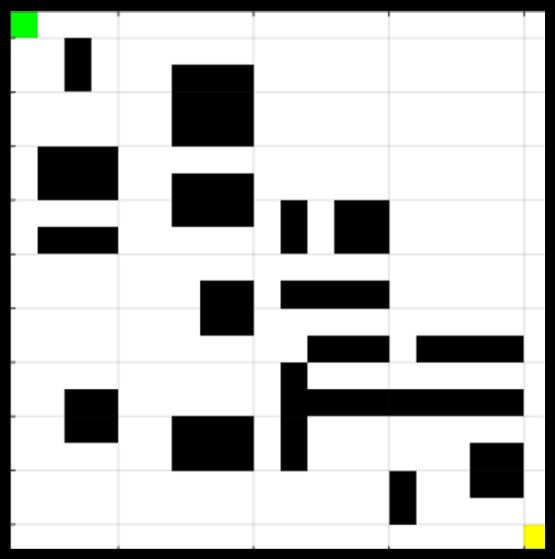
#> input picture map.png, 555 x 559 px
$ python 'A-star Path Planning.py'
#> lines starting #> are read from the running program, lines starting #| are printed output that depends on the picture; after the words box and inside, x2 and y2 are one past the last pixel; in counts of white or black regions, pixels touching at a corner belong together
import matplotlib.pyplot as plt
from heapq import *
import numpy as np
import time
import cv2

dir = [(0, 1), (1, 1), (1, 0), (-1, 0), (-1, -1), (0, -1), (1, -1), (-1, 1)]


def heuristic(a, b):  # a, b: 点  Form: 欧式距离
    return np.sqrt((a[0]-b[0])**2 + (a[1]-b[1])**2)
    # return abs(a[0] - b[0]) + abs(a[1] - b[1])


def Path_Planning(map, start, end):
    open_list = []
    close_list = []
    Father_map = {}
    G_map = {start: 0}
    F_map = {start: heuristic(start, end)}  # F = G + H

    heappush(open_list, (F_map[start], start))

    while open_list:
        node = heappop(open_list)[1]  # open_list中最优点
        if node == end:  # node即为终点，返回路径
            path = [node]
            while node in Father_map:
                node = Father_map[node]
                path.append(node)
            return path
        for i, j in dir:
            new_node = (node[0] + i, node[1] + j)
            if new_node[0]<0 or new_node[0]>=map.shape[0] or new_node[1]<0 or new_node[1]>=map.shape[1]:  #判断是否越界
                continue
            if map[new_node[0]][new_node[1]] == 1:  # 判断是否为障碍物
                continue
            if new_node in close_list:  # 判断是否在close_list中
                continue

            tmp_g = G_map[node] + heuristic(node, new_node)
            tmp_f = tmp_g + heuristic(new_node, end)
            if new_node not in [k[1] for k in open_list]:  # 新节点已经在open_list中
                G_map[new_node] = tmp_g
                F_map[new_node] = tmp_f
                heappush(open_list, (F_map[new_node], new_node))
                Father_map[new_node] = node
            elif tmp_g < G_map[new_node]:  # 如果新路径比原有路径好
                G_map[new_node] = tmp_g
                F_map[new_node] = tmp_f
                Father_map[new_node] = node
            else:
                continue
        close_list.append(node)


if __name__ == "__main__":
    begin_time = time.time()
    img = cv2.imread('map.png', cv2.IMREAD_COLOR)
#> img is the input picture: shape (559, 555, 3); mean B, G, R 188.7, 189.7, 189.1
    resized = cv2.resize(img, (100, 100))  # 缩放图片
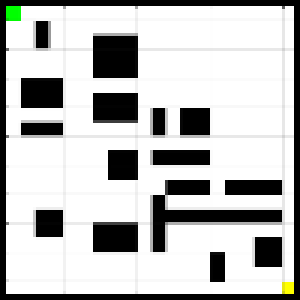
#> resized: shape (100, 100, 3) (shown 3 times larger); mean B, G, R 188.6, 189.6, 189
    gray = cv2.cvtColor(resized, cv2.COLOR_RGB2GRAY)  # 灰度化
    for i in range(gray.shape[0]):  # 二值化
        for j in range(gray.shape[1]):
            if gray[i][j] >= 127:
                gray[i][j] = 0
            else:
                gray[i][j] = 1
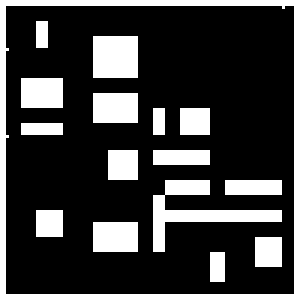
#> gray: shape (100, 100) (shown 3 times larger); values 0 (black) and 1 (white), 24.7% white; 16 white regions, largest, box (x1, y1, x2, y2) and area: (0, 0, 100, 100) 787, (51, 60, 94, 84) 307, (31, 12, 46, 26) 210
    path = Path_Planning(gray, (2, 2), (97, 97))  # 路径规划(起点和终点的选取)
#> path = 129 pairs, first value 2 to 97, second value 2 to 97
    end_time = time.time()
    duration = end_time - begin_time
    # 绘图
    for i in range(len(path)-1):
        cv2.line(resized, (path[i][1], path[i][0]), (path[i+1][1], path[i+1][0]), (218, 112, 214))
#> this loop made 128 passes
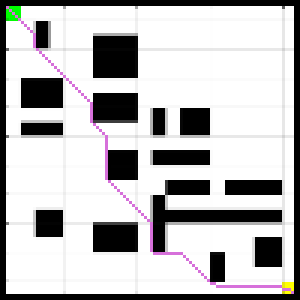
#> resized: shape (100, 100, 3) (shown 3 times larger); 1.29% of pixels changed, all inside (x1, y1, x2, y2) = (2, 2, 98, 98)
    plt.imshow(resized)
    plt.imsave('res.png', resized)
    plt.axis('off')
    plt.show()
    print("规划用时：%f s" % duration)
